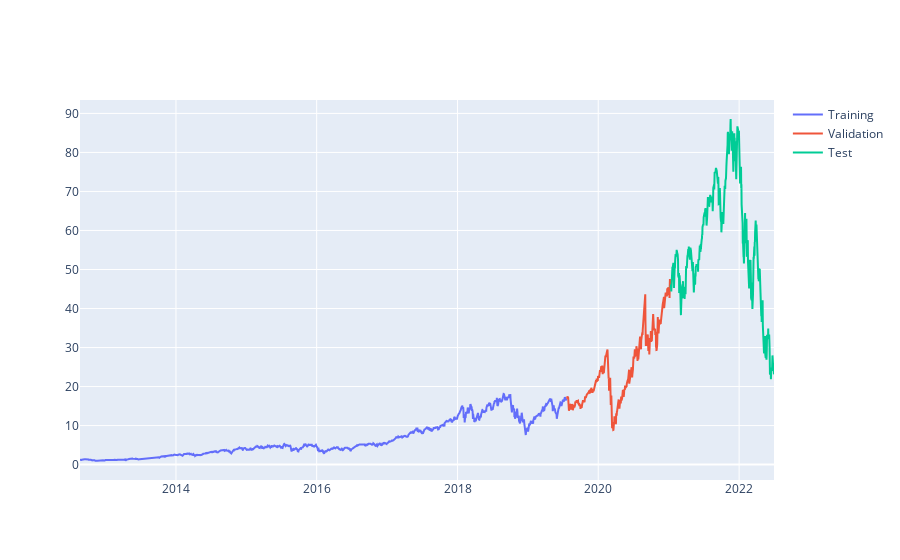

Source (notebook cell):
### Code cell
def split_df(df):
    test_size  = 0.15
    valid_size = 0.15

    test_split_idx  = int(df.shape[0] * (1-test_size))
    valid_split_idx = int(df.shape[0] * (1-(valid_size+test_size)))

    train_df  = df.loc[:valid_split_idx].copy()
    valid_df  = df.loc[valid_split_idx+1:test_split_idx].copy()
    test_df   = df.loc[test_split_idx+1:].copy()

    return train_df, valid_df, test_df, test_split_idx, valid_split_idx

def display_split_df(df):
    fig = go.Figure()
    fig.add_trace(go.Scatter(x=train_df.Date, y=train_df.Close, name='Training'))
    fig.add_trace(go.Scatter(x=valid_df.Date, y=valid_df.Close, name='Validation'))
    fig.add_trace(go.Scatter(x=test_df.Date,  y=test_df.Close,  name='Test'))
    fig.show()
    
train_df, valid_df, test_df, test_split_idx, valid_split_idx = split_df(df)
display_split_df(df)

### Figure 1 — Plotly figure (JSON) as saved in the notebook; plotly's stock layout.template omitted (floating-point values rounded to 4 significant figures; data arrays with more than 128 entries replaced by an {"elided": "..."} marker saying what was removed)
{"data": [{"name": "Training", "type": "scatter", "x": {"elided": "1738 str values"}, "y": {"elided": "1738 float values"}}, {"name": "Validation", "type": "scatter", "x": {"elided": "372 str values"}, "y": {"elided": "372 float values"}}, {"name": "Test", "type": "scatter", "x": {"elided": "372 str values"}, "y": {"elided": "372 float values"}}], "layout": {}}
